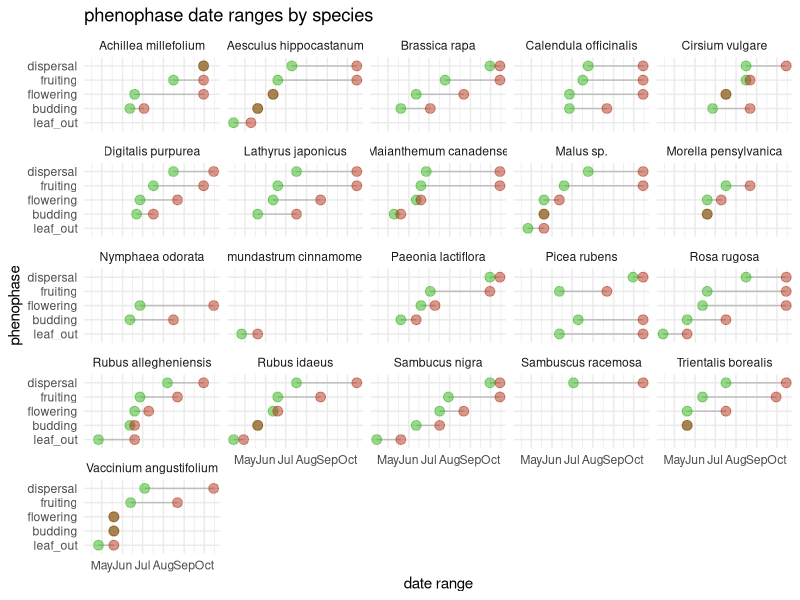
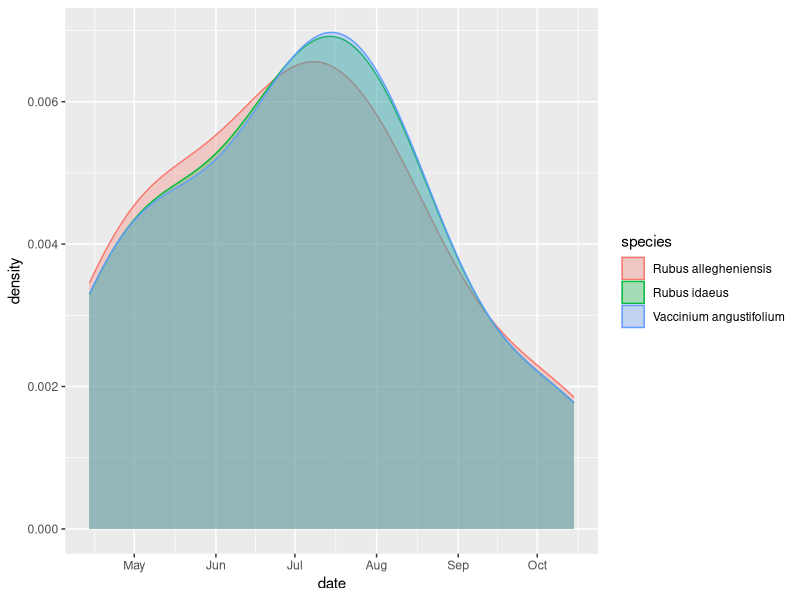
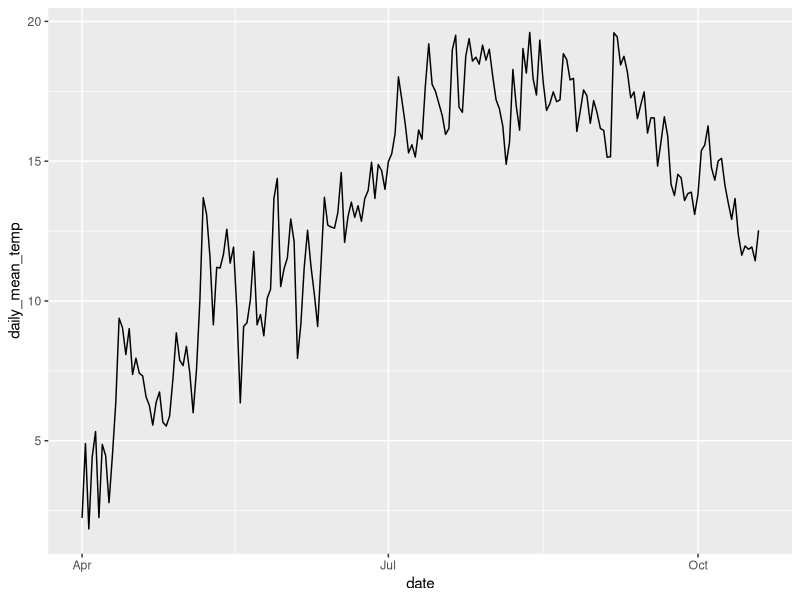
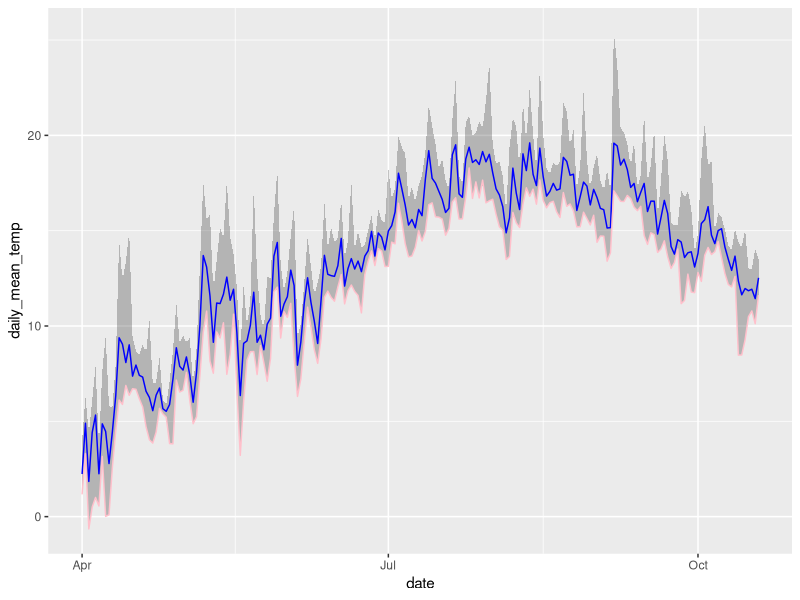

Write R code to recreate these figures, in order. (Note: this script raises an error after producing the figures.)
## ---- chunk 1
library(tidyverse)
library(broom)
library(readr)
library(dplyr)
library(forcats)
library(lubridate)
## ---- chunk 2
hurricane_plants <- read_csv("../data/hurricane_plants.csv")

hurricane_plants <- read_csv("../data/hurricane_plants.csv", 
    col_types = cols(date = col_date(format = "%m/%d/%Y")))

weather_data <- read_csv("../data/neracoos_buoy_data.csv")
## ---- chunk 3
# arrage variables in logical order
hurricane_plants <- relocate(hurricane_plants, 
       date, 
       life_form, 
       species, 
       initial_emergence,
       breaking_leaf_buds_count,
       leaf_presence,
       percent_unfolded_leaves,
       unfolded_leaves_count,
       percent_full_size_leaf,
       percent_leaves_colorful,
       fallen_leaf_presence,
       breaking_needle_bud_count,
       young_needle_count,
       percent_stalk_growth,
       percent_fiddlehead_unrolled,
       buds_and_flowers_count,
       percent_open_flowers,
       pollen_amount,
       pollen_cone_count,
       percent_open_pollen_cones,
       fruit_count,
       unripe_seed_cone_count, 
       percent_ripe_fruits,
       ripe_seed_cone_count,
       dropped_fruit_count,
       notes
       )

# remove empty rows, where life_form is NA 
hurricane_plants <- hurricane_plants %>% 
  filter(!is.na(life_form))
## ---- chunk 4
# new variable of a string of numbers for observed phases
# 1 = leafing out
# 2 = budding
# 3 = flowering
# 4 = fruiting
# 5 = ripe fruits/seeds
# 6 = seed dispersal
# hurricane_plants <- hurricane_plants %>%
#   mutate(phenophase = case_when(
#     initial_emergence == T        ~ "1",
#     buds_and_flowers_count > 0    ~ "2",
#     pollen_cone_count > 0         ~ "2",
#     percent_open_flowers > 0      ~ "3",
#     pollen_amount != "none"       ~ "3",
#     fruit_count > 0               ~ "4"))

# first emergence column creation
hurricane_plants_join <- hurricane_plants %>%
  # mutate(date = as.Date(date)) %>%
  group_by(species, initial_emergence) %>% 
  filter(date == min(date)) %>% 
  slice(1) %>% # takes the first occurrence if there is a tie
  ungroup() %>%
  filter(initial_emergence == "TRUE") %>%
  dplyr::select(date, species, first_emergence=initial_emergence)

hurricane_plants <- hurricane_plants %>%
  full_join(hurricane_plants_join, join_by(date, species))
## ---- chunk 5
# create leafing out phenophase
hurricane_plants <- hurricane_plants %>%
  mutate(leaf_out = case_when(
    breaking_leaf_buds_count > 0 & percent_unfolded_leaves < 1 ~ T,
    breaking_needle_bud_count > 0 ~ T,
    percent_stalk_growth > 0 & percent_stalk_growth < 1 ~ T,
    .default = F
  ))
  
# create budding phenophase
hurricane_plants <- hurricane_plants %>%
  mutate(budding = case_when(
    buds_and_flowers_count > 0 & percent_open_flowers < 1 ~ T,
    pollen_cone_count > 0 ~ T,
    .default = F
  ))

# create flowering phenophase
hurricane_plants <- hurricane_plants %>%
  mutate(flowering = case_when(
    percent_open_flowers > 0 & buds_and_flowers_count > 0 ~ T,
    pollen_amount != "none" ~ T,
    .default = F
  ))

# create fruiting phenophase
hurricane_plants <- hurricane_plants %>%
  mutate(fruiting = case_when(
    fruit_count > 0 ~ T,
    unripe_seed_cone_count > 0 ~ T,
    .default = F
  ))

# create dispersal phenophase
hurricane_plants <- hurricane_plants %>%
  mutate(dispersal = case_when(
    percent_ripe_fruits > 0 ~ T,
    ripe_seed_cone_count > 1 ~ T,
    dropped_fruit_count > 0 ~ T,
    .default = F
  ))
## ---- chunk 6
# join first emergence to phenophase dataframe
# hurricane_plants <- hurricane_plants %>%
#   full_join(hurricane_plants_join, join_by(species))

# pivot longer
hurricane_plants_long <- hurricane_plants %>%
  pivot_longer(
    cols = c(leaf_out : dispersal), 
    names_to = "phenophase"
  ) %>%
  filter(value == "TRUE") %>%
  group_by(species, phenophase) %>%
  summarize(start_date = min(date), 
            end_date = max(date))

# plot
as.data.frame(hurricane_plants_long) %>%
  #fct_relevel(f) 
  # mutate(phenophase = as.character(phenophase)) %>%
  # fct_relevel(phenophase, c("leaf_out", "budding", "flowering", "fruiting", "dispersal")) %>%
ggplot() +
  geom_segment( aes(x=(fct_relevel(phenophase, c("leaf_out", "budding", "flowering", "fruiting", "dispersal"))), xend=(fct_relevel(phenophase, c("leaf_out", "budding", "flowering", "fruiting", "dispersal"))), y=start_date, yend=end_date), color="grey") +
  geom_point(aes(x=(fct_relevel(phenophase, c("leaf_out", "budding", "flowering", "fruiting", "dispersal"))), y=start_date), color=rgb(0.2,0.7,0.1,0.5), size=3 ) +
  geom_point(aes(x=(fct_relevel(phenophase, c("leaf_out", "budding", "flowering", "fruiting", "dispersal"))), y=end_date), color=rgb(0.7,0.2,0.1,0.5), size=3 ) +
  coord_flip()+
  facet_wrap(~ species) +
  theme_minimal() +
  theme(
    legend.position = "none",
  ) +
  labs(x = "phenophase",
       y = "date range",
       title = "phenophase date ranges by species")
## ---- chunk 7
#comparisons with raspberry, blackberry, and blueberry
hurricane_plants %>%
  filter(species %in% c("Rubus allegheniensis", "Vaccinium angustifolium", "Rubus idaeus")) %>%
  ggplot(
    aes(x = date, color = species, fill = species,)) +
    geom_density(alpha = 0.3)
   # scale_color_viridis(discrete = TRUE) +
   # scale_fill_viridis(discrete = TRUE)
#This isn't quite what I want here. not sure it should be a density plot cuz i wanna specify that the y axis should be percent ripe fruit. Maybe it should be a histogram instead? R is hard.
## ---- chunk 8
# lubridate weather entries, calculate useful daily temperatures
weather_data <- weather_data %>%
  mutate(time = ymd_hms(time),
         month = month(time),
         day = day(time),
         date = as_date(round_date(time, unit = "day"))) %>%
  mutate(air_temperature = as.numeric(air_temperature)) %>%
  group_by(date) %>%
  summarize(daily_mean_temp = mean(air_temperature, na.rm = TRUE),
            daily_min_temp = min(air_temperature, na.rm = TRUE),
            daily_max_temp = max(air_temperature, na.rm = TRUE),
            daily_sd_temp = sd(air_temperature, na.rm = TRUE))

# glimpse weather data
glimpse(weather_data)
## ---- chunk 9
# set species minimums for temperatures and calculate total days above "frosts"
weather_data %>%
  group_by(date) %>%
  mutate(yarrow_temp_above = case_when(daily_mean_temp > 5 ~ 1, 
                                       TRUE ~ 0),
         apple_temp_above = case_when(daily_mean_temp > 12 ~ 1, 
                                       TRUE ~ 0)) %>% #find relevant temperatures, name by species, and join to hurricane_plants by this variable (dates after critical period)
  pivot_longer(cols = c(yarrow_temp_above, apple_temp_above), names_to = "species_germ", values_to = "germination_possible") %>%
  filter(germination_possible == 1) %>% #earliest non-frost or favourable germination date
  group_by(species_germ) %>%
  slice_min(date, n = 1)
## ---- chunk 10
# line plot daily mean temperature
ggplot(weather_data, aes(x=date, y=daily_mean_temp)) +
  geom_line() 
## ---- chunk 11
# plot ribbon of daily temperature readings
weather_data %>%
  ggplot(aes(x = date)) +
    geom_ribbon(aes(y = daily_mean_temp, ymin = daily_min_temp, ymax = daily_max_temp), alpha = 0.3) +
    geom_line(aes(y = daily_mean_temp), color = "blue") +
    geom_line(aes(y = daily_min_temp), color = "pink") 
## ---- chunk 12
hurricane_climate <- read_file("../data/hurricane_climate.sdb")
